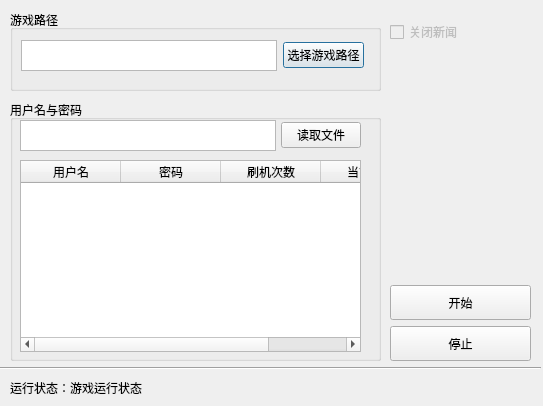
<?xml version="1.0" encoding="UTF-8"?>
<ui version="4.0">
 <class>Dialog</class>
 <widget class="QDialog" name="Dialog">
  <property name="geometry">
   <rect>
    <x>0</x>
    <y>0</y>
    <width>543</width>
    <height>406</height>
   </rect>
  </property>
  <property name="windowTitle">
   <string>Dialog</string>
  </property>
  <widget class="Line" name="line">
   <property name="geometry">
    <rect>
     <x>0</x>
     <y>360</y>
     <width>541</width>
     <height>16</height>
    </rect>
   </property>
   <property name="orientation">
    <enum>Qt::Horizontal</enum>
   </property>
  </widget>
  <widget class="QGroupBox" name="groupBox">
   <property name="geometry">
    <rect>
     <x>10</x>
     <y>10</y>
     <width>371</width>
     <height>81</height>
    </rect>
   </property>
   <property name="title">
    <string>游戏路径</string>
   </property>
   <widget class="QWidget" name="layoutWidget">
    <property name="geometry">
     <rect>
      <x>11</x>
      <y>30</y>
      <width>344</width>
      <height>31</height>
     </rect>
    </property>
    <layout class="QHBoxLayout" name="horizontalLayout">
     <item>
      <widget class="QTextEdit" name="textGamePath">
       <property name="sizePolicy">
        <sizepolicy hsizetype="Fixed" vsizetype="Fixed">
         <horstretch>0</horstretch>
         <verstretch>10</verstretch>
        </sizepolicy>
       </property>
      </widget>
     </item>
     <item>
      <widget class="QPushButton" name="btnSetGamePath">
       <property name="sizePolicy">
        <sizepolicy hsizetype="Fixed" vsizetype="Fixed">
         <horstretch>0</horstretch>
         <verstretch>0</verstretch>
        </sizepolicy>
       </property>
       <property name="text">
        <string>选择游戏路径</string>
       </property>
      </widget>
     </item>
    </layout>
   </widget>
  </widget>
  <widget class="QGroupBox" name="groupBox_2">
   <property name="geometry">
    <rect>
     <x>10</x>
     <y>100</y>
     <width>371</width>
     <height>261</height>
    </rect>
   </property>
   <property name="title">
    <string>用户名与密码</string>
   </property>
   <widget class="QWidget" name="layoutWidget">
    <property name="geometry">
     <rect>
      <x>10</x>
      <y>20</y>
      <width>341</width>
      <height>31</height>
     </rect>
    </property>
    <layout class="QHBoxLayout" name="horizontalLayout_2">
     <item>
      <widget class="QTextEdit" name="textAccountPath">
       <property name="sizePolicy">
        <sizepolicy hsizetype="Minimum" vsizetype="Minimum">
         <horstretch>0</horstretch>
         <verstretch>0</verstretch>
        </sizepolicy>
       </property>
       <property name="minimumSize">
        <size>
         <width>256</width>
         <height>20</height>
        </size>
       </property>
       <property name="maximumSize">
        <size>
         <width>50</width>
         <height>50</height>
        </size>
       </property>
       <property name="baseSize">
        <size>
         <width>20</width>
         <height>20</height>
        </size>
       </property>
      </widget>
     </item>
     <item>
      <widget class="QPushButton" name="btnReadAccount">
       <property name="text">
        <string>读取文件</string>
       </property>
      </widget>
     </item>
    </layout>
   </widget>
   <widget class="QTableWidget" name="tableAccountList">
    <property name="geometry">
     <rect>
      <x>10</x>
      <y>60</y>
      <width>341</width>
      <height>192</height>
     </rect>
    </property>
    <column>
     <property name="text">
      <string>用户名</string>
     </property>
    </column>
    <column>
     <property name="text">
      <string>密码</string>
     </property>
    </column>
    <column>
     <property name="text">
      <string>刷机次数</string>
     </property>
    </column>
    <column>
     <property name="text">
      <string>当前状态</string>
     </property>
    </column>
   </widget>
  </widget>
  <widget class="QLabel" name="label">
   <property name="geometry">
    <rect>
     <x>10</x>
     <y>380</y>
     <width>61</width>
     <height>16</height>
    </rect>
   </property>
   <property name="text">
    <string>运行状态：</string>
   </property>
  </widget>
  <widget class="QLabel" name="labelGameStatus">
   <property name="geometry">
    <rect>
     <x>70</x>
     <y>380</y>
     <width>431</width>
     <height>16</height>
    </rect>
   </property>
   <property name="text">
    <string>游戏运行状态</string>
   </property>
  </widget>
  <widget class="QWidget" name="layoutWidget">
   <property name="geometry">
    <rect>
     <x>390</x>
     <y>20</y>
     <width>141</width>
     <height>341</height>
    </rect>
   </property>
   <layout class="QVBoxLayout" name="verticalLayout">
    <item>
     <widget class="QCheckBox" name="chbNewsClose">
      <property name="enabled">
       <bool>false</bool>
      </property>
      <property name="text">
       <string>关闭新闻</string>
      </property>
     </widget>
    </item>
    <item>
     <spacer name="verticalSpacer">
      <property name="orientation">
       <enum>Qt::Vertical</enum>
      </property>
      <property name="sizeHint" stdset="0">
       <size>
        <width>20</width>
        <height>40</height>
       </size>
      </property>
     </spacer>
    </item>
    <item>
     <widget class="QPushButton" name="btnStart">
      <property name="sizePolicy">
       <sizepolicy hsizetype="Minimum" vsizetype="Minimum">
        <horstretch>0</horstretch>
        <verstretch>0</verstretch>
       </sizepolicy>
      </property>
      <property name="minimumSize">
       <size>
        <width>0</width>
        <height>35</height>
       </size>
      </property>
      <property name="text">
       <string>开始</string>
      </property>
     </widget>
    </item>
    <item>
     <widget class="QPushButton" name="btnStop">
      <property name="sizePolicy">
       <sizepolicy hsizetype="Minimum" vsizetype="Minimum">
        <horstretch>0</horstretch>
        <verstretch>0</verstretch>
       </sizepolicy>
      </property>
      <property name="minimumSize">
       <size>
        <width>0</width>
        <height>35</height>
       </size>
      </property>
      <property name="text">
       <string>停止</string>
      </property>
     </widget>
    </item>
   </layout>
  </widget>
 </widget>
 <resources/>
 <connections/>
</ui>
